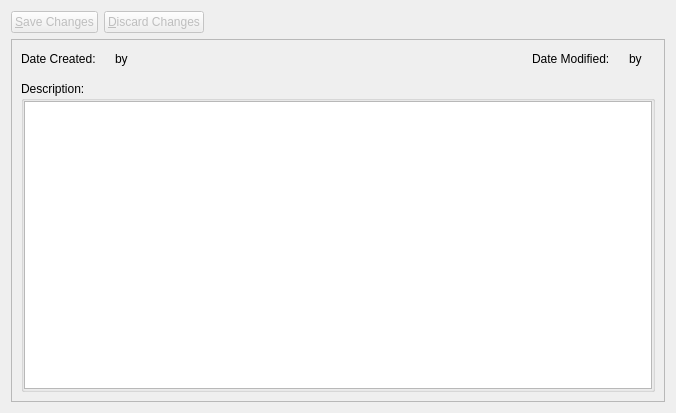
<?xml version="1.0" encoding="UTF-8"?>
<ui version="4.0">
 <class>detailswidget</class>
 <widget class="QWidget" name="detailswidget">
  <property name="geometry">
   <rect>
    <x>0</x>
    <y>0</y>
    <width>676</width>
    <height>413</height>
   </rect>
  </property>
  <property name="windowTitle">
   <string>Details</string>
  </property>
  <layout class="QVBoxLayout" name="verticalLayout_2">
   <item>
    <layout class="QHBoxLayout" name="horizontalLayout_2">
     <item>
      <widget class="QPushButton" name="saveButton">
       <property name="enabled">
        <bool>false</bool>
       </property>
       <property name="text">
        <string>&amp;Save Changes</string>
       </property>
      </widget>
     </item>
     <item>
      <widget class="QPushButton" name="discardButton">
       <property name="enabled">
        <bool>false</bool>
       </property>
       <property name="text">
        <string>&amp;Discard Changes</string>
       </property>
      </widget>
     </item>
     <item>
      <spacer name="horizontalSpacer_2">
       <property name="orientation">
        <enum>Qt::Horizontal</enum>
       </property>
       <property name="sizeHint" stdset="0">
        <size>
         <width>287</width>
         <height>20</height>
        </size>
       </property>
      </spacer>
     </item>
    </layout>
   </item>
   <item>
    <widget class="QScrollArea" name="scrollArea">
     <property name="widgetResizable">
      <bool>true</bool>
     </property>
     <widget class="QWidget" name="scrollAreaWidgetContents_2">
      <property name="geometry">
       <rect>
        <x>0</x>
        <y>0</y>
        <width>662</width>
        <height>370</height>
       </rect>
      </property>
      <layout class="QVBoxLayout" name="verticalLayout">
       <item>
        <widget class="QWidget" name="informationGB" native="true">
         <layout class="QVBoxLayout" name="verticalLayout_3">
          <property name="margin">
           <number>0</number>
          </property>
          <item>
           <widget class="QWidget" name="createdModifiedContainer" native="true">
            <layout class="QHBoxLayout" name="horizontalLayout">
             <property name="margin">
              <number>0</number>
             </property>
             <item>
              <widget class="QLabel" name="createdDateLabel">
               <property name="text">
                <string>Date Created:</string>
               </property>
              </widget>
             </item>
             <item>
              <widget class="QLabel" name="dateEntered"/>
             </item>
             <item>
              <widget class="QLabel" name="createdByLabel">
               <property name="text">
                <string>by</string>
               </property>
              </widget>
             </item>
             <item>
              <widget class="QLabel" name="createdBy"/>
             </item>
             <item>
              <spacer name="horizontalSpacer_3">
               <property name="orientation">
                <enum>Qt::Horizontal</enum>
               </property>
               <property name="sizeHint" stdset="0">
                <size>
                 <width>300</width>
                 <height>20</height>
                </size>
               </property>
              </spacer>
             </item>
             <item>
              <widget class="QLabel" name="modifiedDateLabel">
               <property name="text">
                <string>Date Modified:</string>
               </property>
              </widget>
             </item>
             <item>
              <widget class="QLabel" name="dateModified">
               <property name="text">
                <string/>
               </property>
              </widget>
             </item>
             <item>
              <widget class="QLabel" name="modifiedByLabel">
               <property name="text">
                <string>by</string>
               </property>
              </widget>
             </item>
             <item>
              <widget class="QLabel" name="modifiedBy"/>
             </item>
            </layout>
           </widget>
          </item>
          <item>
           <widget class="QWidget" name="detailsContainer" native="true"/>
          </item>
         </layout>
        </widget>
       </item>
       <item>
        <widget class="QGroupBox" name="descriptionBox">
         <property name="sizePolicy">
          <sizepolicy hsizetype="Preferred" vsizetype="MinimumExpanding">
           <horstretch>0</horstretch>
           <verstretch>0</verstretch>
          </sizepolicy>
         </property>
         <property name="title">
          <string>Description:</string>
         </property>
         <property name="checkable">
          <bool>false</bool>
         </property>
         <property name="checked">
          <bool>false</bool>
         </property>
         <layout class="QGridLayout" name="gridLayout_3">
          <property name="margin">
           <number>0</number>
          </property>
          <item row="0" column="0">
           <widget class="QTextEdit" name="description">
            <property name="minimumSize">
             <size>
              <width>0</width>
              <height>200</height>
             </size>
            </property>
            <property name="acceptRichText">
             <bool>false</bool>
            </property>
           </widget>
          </item>
         </layout>
        </widget>
       </item>
      </layout>
     </widget>
    </widget>
   </item>
  </layout>
 </widget>
 <resources/>
 <connections/>
</ui>
